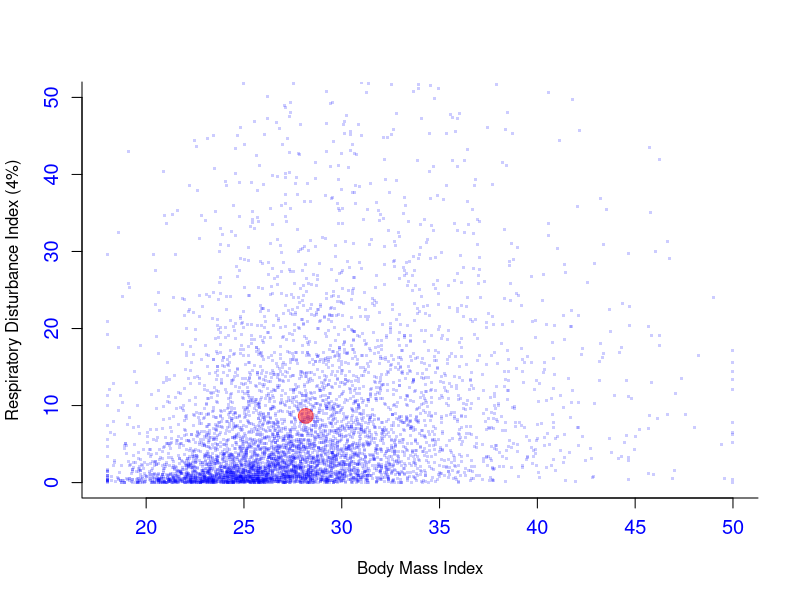

Write the R code that produced this figure.
## ---- chunk 1
knitr::opts_chunk$set(echo = TRUE)
## ---- chunk 2
# read in the data
dat = read.table(file = "data/shhs1.txt",
                 header = TRUE, na.strings="NA")
## ---- chunk 3
head(dat)
## ---- chunk 4
dim(dat)
## ---- chunk 5
plot(dat$bmi_s1,dat$rdi4p,pch=".",col=rgb(0,0,1,.2),cex=3,ylim=c(0,50),bty="l",
     cex.axis=1.2,col.axis="blue",main=NULL,xlab="Body Mass Index",
     ylab="Respiratory Disturbance Index (4%)")
points(mean(dat$bmi_s1,na.rm=TRUE),mean(dat$rdi4p,na.rm=TRUE),cex=2,pch=19,col=rgb(1,0,0,0.5))
## ---- chunk 6
round(mean(dat$bmi_s1,na.rm=TRUE),digits=2)
round(mean(dat$rdi4p,na.rm=TRUE),digits=2)
## ---- chunk 7
# define the moderate to severe sleep apnea variable from rdi4p
MtS_SA=dat$rdi4p>=15

# identify how many individuals in SHHS (visit 1) have moderate
# to severe sleep apnea
n_positive =sum(MtS_SA)
n_positive
## ---- chunk 8
# conduct a binary GLM regression with outcome moderate to severe
# sleep apnea (Yes=1, No=0) on a few covariates (main effects) 
# and an interaction (age by HTN)
fit<-glm(MtS_SA~gender+age_s1+bmi_s1+HTNDerv_s1+age_s1*HTNDerv_s1,
           family="binomial",data=dat)
summary(fit)
